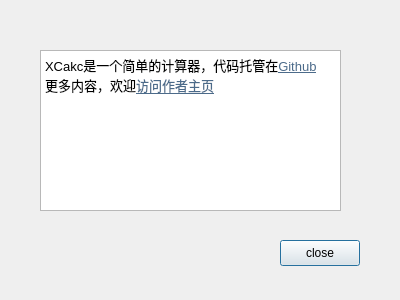
<?xml version="1.0" encoding="UTF-8"?>
<ui version="4.0">
 <class>About</class>
 <widget class="QDialog" name="About">
  <property name="geometry">
   <rect>
    <x>0</x>
    <y>0</y>
    <width>400</width>
    <height>300</height>
   </rect>
  </property>
  <property name="windowTitle">
   <string>Dialog</string>
  </property>
  <widget class="QPushButton" name="pushButton">
   <property name="geometry">
    <rect>
     <x>280</x>
     <y>240</y>
     <width>80</width>
     <height>26</height>
    </rect>
   </property>
   <property name="text">
    <string>close</string>
   </property>
  </widget>
  <widget class="QTextEdit" name="textEdit">
   <property name="geometry">
    <rect>
     <x>40</x>
     <y>50</y>
     <width>301</width>
     <height>161</height>
    </rect>
   </property>
   <property name="html">
    <string>&lt;!DOCTYPE HTML PUBLIC &quot;-//W3C//DTD HTML 4.0//EN&quot; &quot;http://www.w3.org/TR/REC-html40/strict.dtd&quot;&gt;
&lt;html&gt;&lt;head&gt;&lt;meta name=&quot;qrichtext&quot; content=&quot;1&quot; /&gt;&lt;style type=&quot;text/css&quot;&gt;
p, li { white-space: pre-wrap; }
&lt;/style&gt;&lt;/head&gt;&lt;body style=&quot; font-family:'Noto Sans'; font-size:10pt; font-weight:400; font-style:normal;&quot;&gt;
&lt;p style=&quot; margin-top:0px; margin-bottom:0px; margin-left:0px; margin-right:0px; -qt-block-indent:0; text-indent:0px;&quot;&gt;&lt;span style=&quot; font-family:'Noto Sans';&quot;&gt;XCakc是一个简单的计算器，代码托管在&lt;/span&gt;&lt;a href=&quot;https://github.com/jaywhen/XCalc&quot;&gt;&lt;span style=&quot; font-family:'Noto Sans'; text-decoration: underline; color:#4c6b8a;&quot;&gt;Github&lt;/span&gt;&lt;/a&gt;&lt;/p&gt;
&lt;p style=&quot; margin-top:0px; margin-bottom:0px; margin-left:0px; margin-right:0px; -qt-block-indent:0; text-indent:0px;&quot;&gt;&lt;span style=&quot; font-family:'Noto Sans';&quot;&gt;更多内容，欢迎&lt;/span&gt;&lt;a href=&quot;jaywhen.com&quot;&gt;&lt;span style=&quot; font-family:'Noto Sans'; text-decoration: underline; color:#4c6b8a;&quot;&gt;访问作者主页&lt;/span&gt;&lt;/a&gt;&lt;/p&gt;&lt;/body&gt;&lt;/html&gt;</string>
   </property>
  </widget>
 </widget>
 <resources/>
 <connections/>
</ui>
